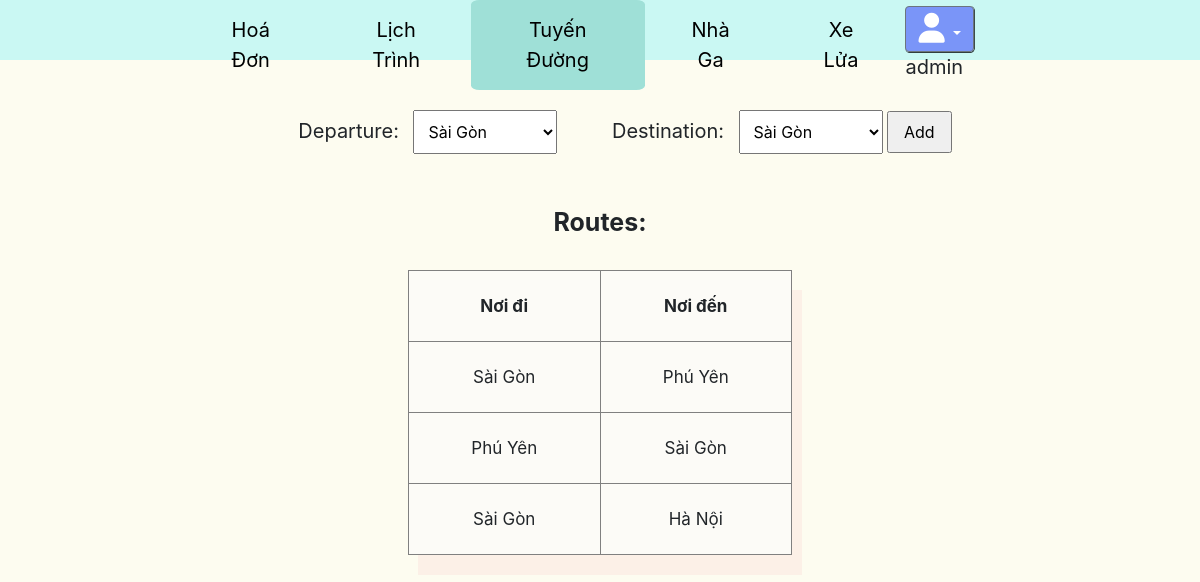
The page /routes/ (signed in) on the database as committed earlier.
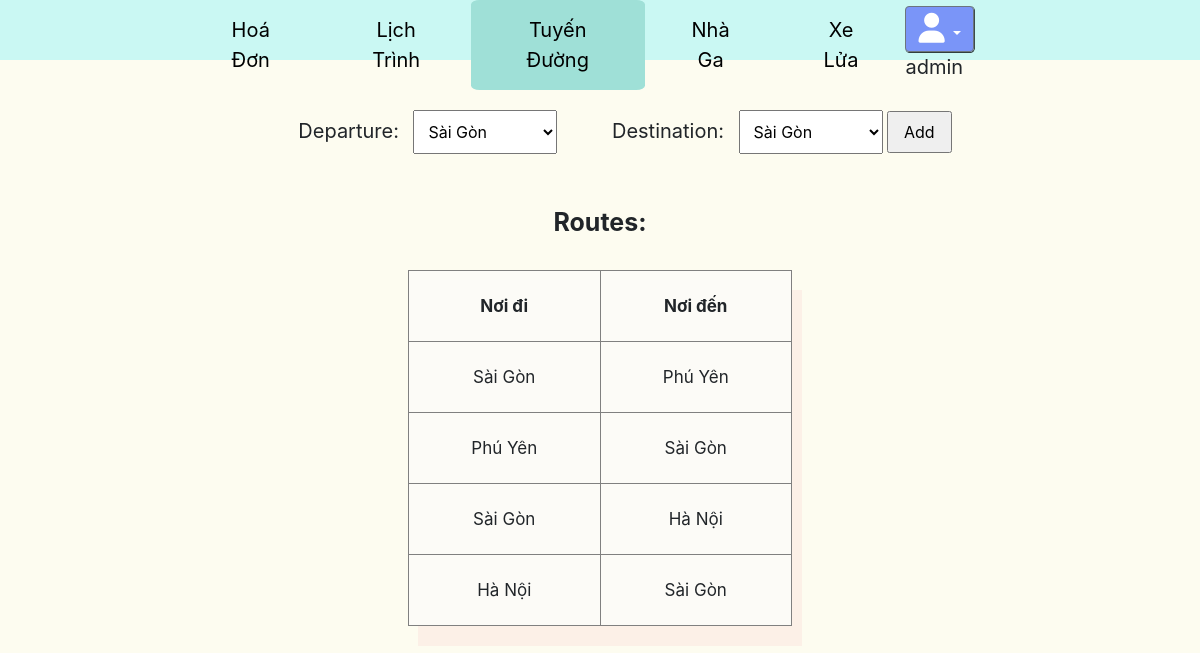
The same page on the database as committed later.
### core/models.py (models this page shows, shortened)
class Route(models.Model):
    departure = models.ForeignKey(Station, related_name='stations_departure', on_delete=models.CASCADE)
    destination = models.ForeignKey(Station, related_name='stations_destination', on_delete=models.CASCADE)

class Station(models.Model):
    name = models.CharField(default = "", max_length = 50)
    address = models.CharField(default = "",max_length = 255)
    def __str__(self) -> str:
        return self.name

### core/views.py (the view, shortened to what this page needs)
# urls.py: path('routes/', Routes.as_view() , name='routes'),
@method_decorator(staff_member_required, name='dispatch')
class Routes(View):
    def get(self,request):
        stations = Station.objects.all()
        routes = Route.objects.all()
        context = {
            'stations':stations,
            'routes':routes,
        }
        return render(request, 'core/routes.html',context)

### core/templates/core/routes.html (shortened to what this page needs)
{% extends 'core/base_manage.html' %} {% load static %} {% block head %}
<link rel="stylesheet" href="{% static 'css/RTT.css' %}">
{% endblock head %} {% block contain %}
<div class="main">
  <form action="" method="post">
    <label for="departure">Departure: </label>
    <select name="departure">
      {% for station in stations %}
      <option value="{{station.id}}">{{station.name}}</option>
      {% endfor %}
    </select>
    <label for="destination">Destination: </label>
    <select name="destination">
      {% for station in stations %}
      <option value="{{station.id}}">{{station.name}}</option>
      {% endfor %}
    </select>
    <input type="submit" value="Add" />
  </form>
  <fieldset>
    <legend id="myLegend">Routes:</legend>
    <table border="1px solid gray">
      <tr border="1px solid gray">
        <th style="padding: 5px">Nơi đi</th>
        <th style="padding: 5px">Nơi đến</th>
      </tr>
      {% for route in routes %}
      <tr border="1px solid gray">
        <td style="padding: 5px">{{route.departure}}</td>
        <td style="padding: 5px">{{route.destination}}</td>
      </tr>
      {% endfor %}
    </table>
  </fieldset>
</div>
{% endblock contain %}

Rows that differ between the two databases and show on the page:
added Route: departure "Hà Nội", destination "Sài Gòn"
